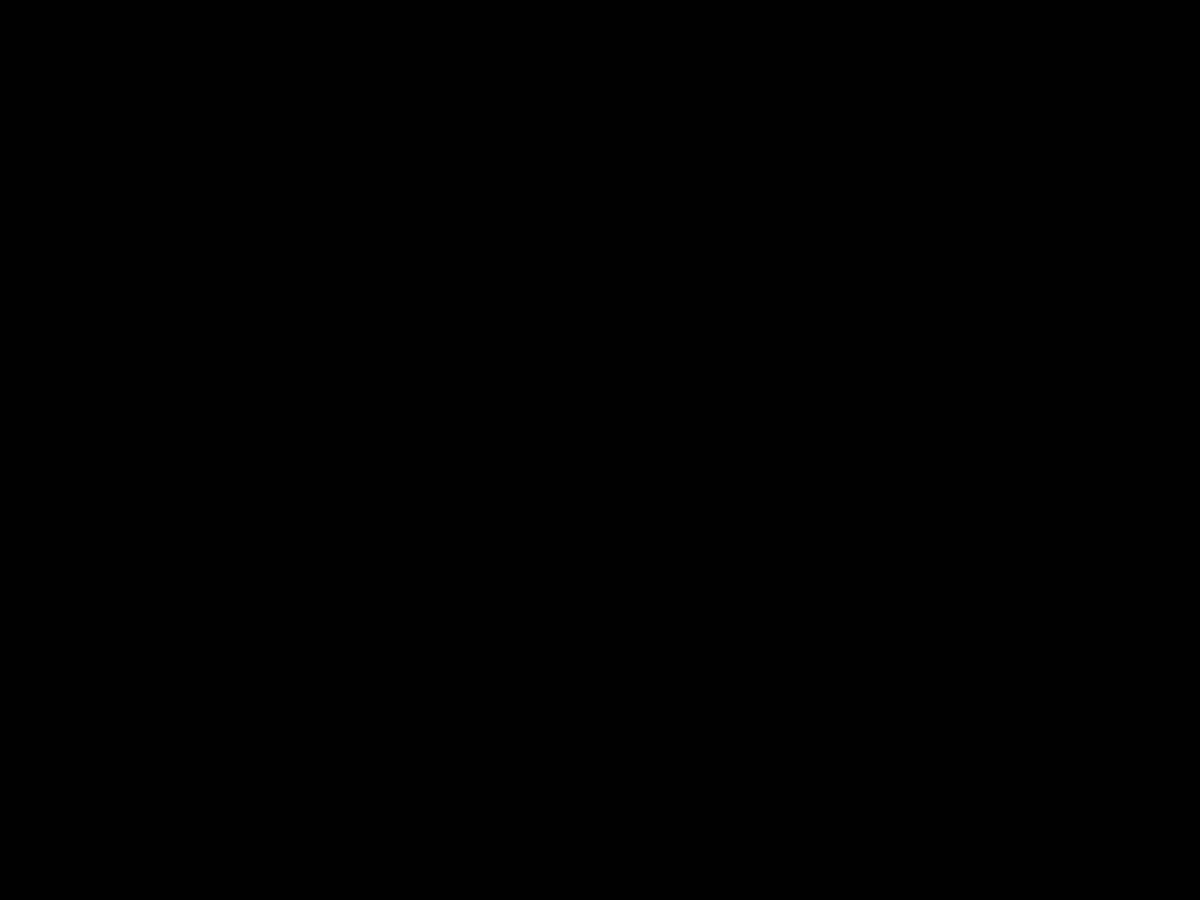
Frame 1 (no input)
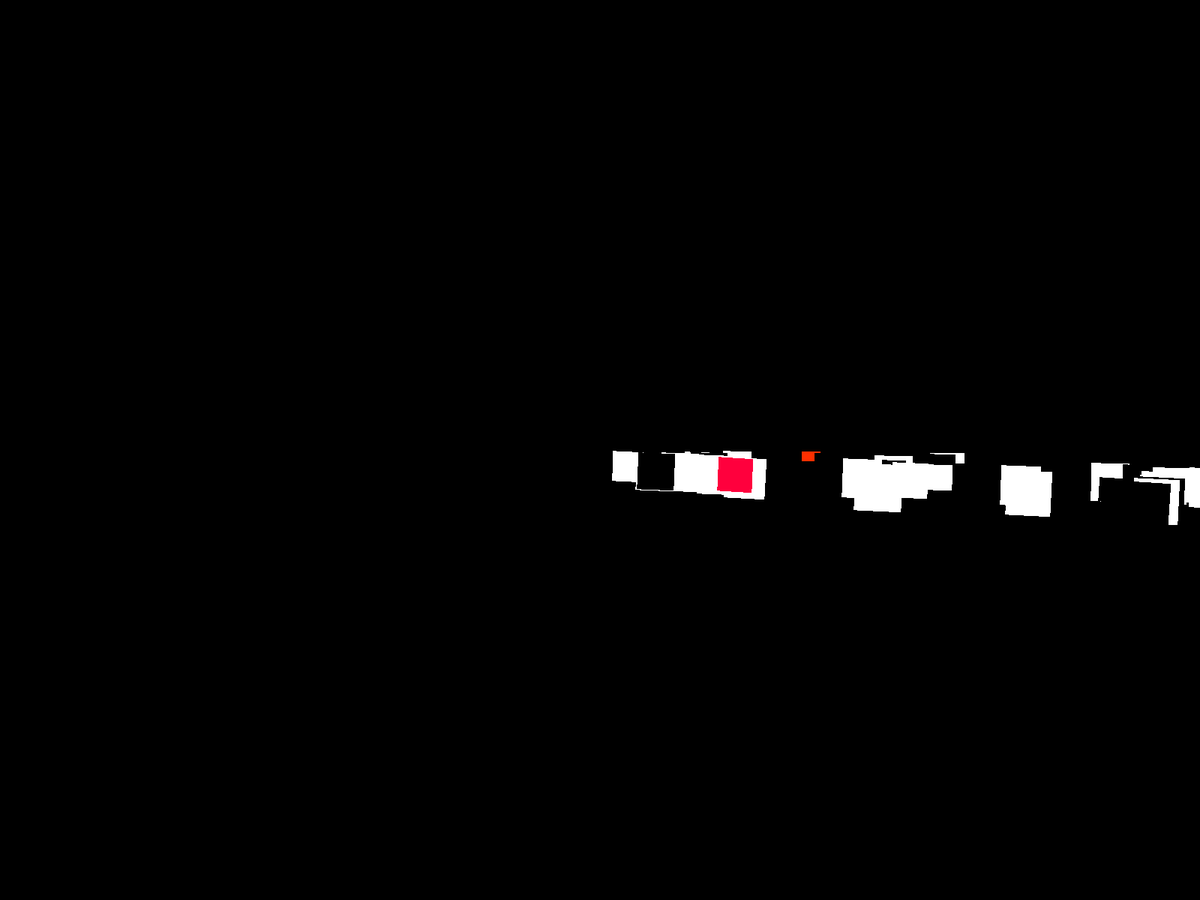
Frame 60 (the mouse pressed at the canvas centre just before this capture)
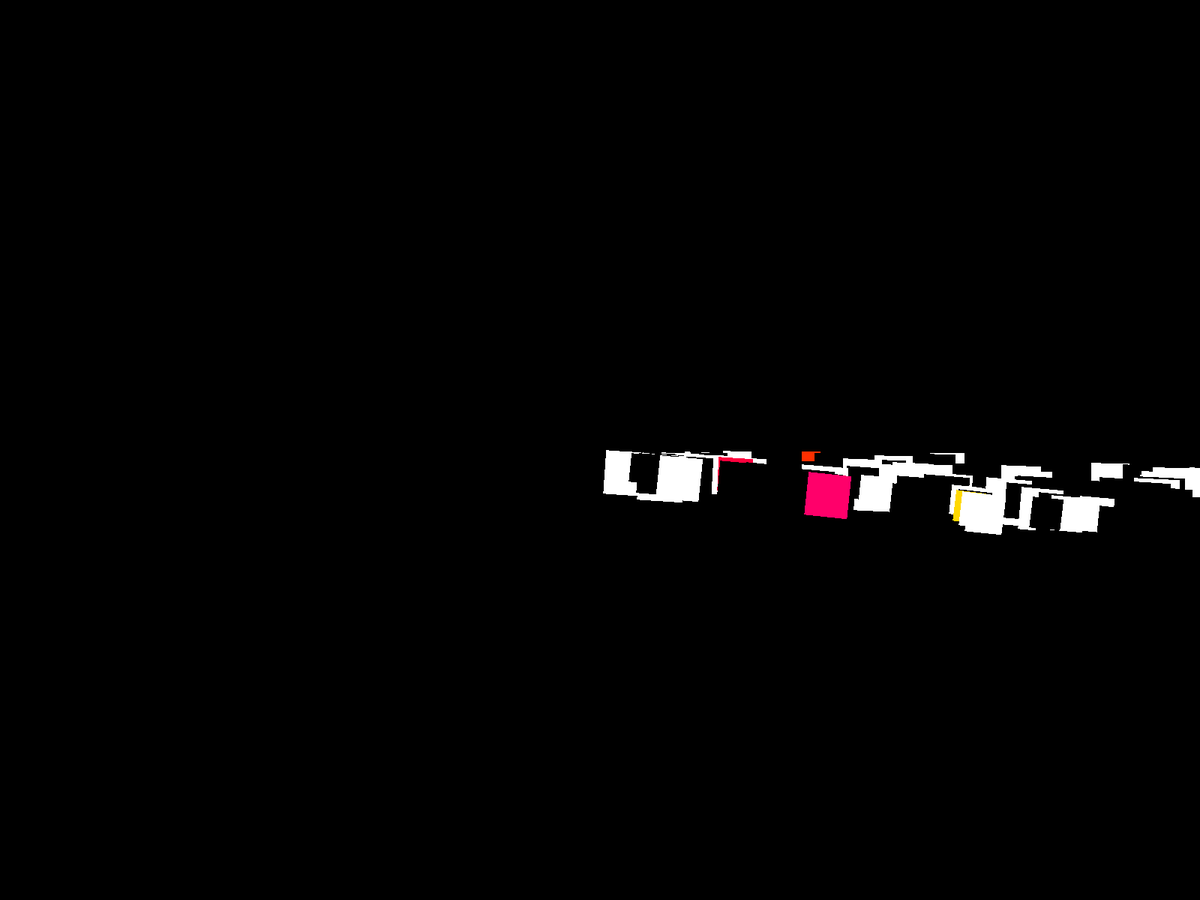
Frame 120 (the mouse held since frame 60 and released just before this capture)

The Processing sketch that drew these frames (run headless with seeded random() and noise(); from frame 60 on, the mouse is pressed at the canvas centre):

// Processing sketch: demo_240408c_radialLayered
// ── demo_240408c_radialLayered.pde
// little layered drawing demo

void setup(){
  //size(1024, 1024);
  fullScreen(2);
  background(0);
  noSmooth();
  noStroke();
  colorMode(HSB, 255, 100, 100);
}

// polar coordinates
// slowly increase theta, draw a square at a random r
void draw(){
  translate(width/2, height/2);
  rotate(frameCount * 0.001);
  if(random(1) < 0.1){
    fill(color(random(255), 100, 100));
  } else {
    fill(random(1)<0.5?0:255);
  }
  square(random(width * 0.7), 0, random(32, 64));
}
